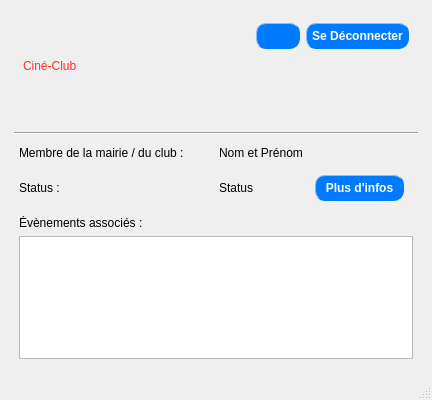
<?xml version="1.0" encoding="UTF-8"?>
<ui version="4.0">
 <author>Houssem Ben Mabrouk</author>
 <class>MainWindow</class>
 <widget class="QMainWindow" name="MainWindow">
  <property name="geometry">
   <rect>
    <x>0</x>
    <y>0</y>
    <width>432</width>
    <height>400</height>
   </rect>
  </property>
  <property name="windowTitle">
   <string>Ciné-Club</string>
  </property>
  <property name="styleSheet">
   <string notr="true">QLabel#titre{ 
	font: 28pt &quot;Lucida Calligraphy&quot;;
	color: rgb(255, 44, 47)
}
QLabel#authentification_label{
	font: bold
}
QPushButton {
	color: #fff;
	background-color: #007bff;
	border-style: outset;
	border-width: 1px;
	border-radius: 10px;
	border-color: #007bff;
	font: bold 12px;
	padding: 5px;
}
QPushButton:hover {
	background-color: #0069d9;
	border-color: #0062cc
}
QPushButton#detailsEventBtn {
	background-color: #17a2b8;
	border-color: #17a2b8;
}
QPushButton:hover#detailsEventBtn {
	background-color: #138496;
	border-color: #117a8b;
}
QLineEdit {
	color: #495057;
	background-color: #fff;
	border: 1px solid #ced4da;
	border-radius: 2px;
	padding: 4 1px;
}</string>
  </property>
  <widget class="QWidget" name="centralwidget">
   <property name="autoFillBackground">
    <bool>false</bool>
   </property>
   <property name="styleSheet">
    <string notr="true"/>
   </property>
   <layout class="QGridLayout" name="gridLayout_4">
    <item row="0" column="0">
     <layout class="QVBoxLayout" name="container" stretch="1,0,2">
      <property name="leftMargin">
       <number>5</number>
      </property>
      <property name="topMargin">
       <number>5</number>
      </property>
      <property name="rightMargin">
       <number>5</number>
      </property>
      <property name="bottomMargin">
       <number>5</number>
      </property>
      <item>
       <widget class="QWidget" name="header_container" native="true">
        <layout class="QGridLayout" name="gridLayout_3" columnstretch="1,1">
         <property name="topMargin">
          <number>0</number>
         </property>
         <property name="rightMargin">
          <number>0</number>
         </property>
         <item row="0" column="0">
          <widget class="QLabel" name="titre">
           <property name="sizePolicy">
            <sizepolicy hsizetype="Expanding" vsizetype="Minimum">
             <horstretch>0</horstretch>
             <verstretch>0</verstretch>
            </sizepolicy>
           </property>
           <property name="text">
            <string>Ciné-Club</string>
           </property>
          </widget>
         </item>
         <item row="0" column="1" alignment="Qt::AlignRight|Qt::AlignTop">
          <widget class="QWidget" name="header_buttons_widget" native="true">
           <layout class="QHBoxLayout" name="horizontalLayout_2">
            <item alignment="Qt::AlignRight|Qt::AlignTop">
             <widget class="QPushButton" name="profile_btn">
              <property name="sizePolicy">
               <sizepolicy hsizetype="Fixed" vsizetype="Fixed">
                <horstretch>0</horstretch>
                <verstretch>0</verstretch>
               </sizepolicy>
              </property>
              <property name="baseSize">
               <size>
                <width>80</width>
                <height>80</height>
               </size>
              </property>
              <property name="text">
               <string notr="true"/>
              </property>
              <property name="iconSize">
               <size>
                <width>80</width>
                <height>80</height>
               </size>
              </property>
             </widget>
            </item>
            <item alignment="Qt::AlignRight|Qt::AlignTop">
             <widget class="QPushButton" name="disconnect_btn">
              <property name="text">
               <string>Se Déconnecter</string>
              </property>
             </widget>
            </item>
           </layout>
          </widget>
         </item>
        </layout>
       </widget>
      </item>
      <item>
       <widget class="Line" name="line">
        <property name="sizePolicy">
         <sizepolicy hsizetype="Expanding" vsizetype="Fixed">
          <horstretch>0</horstretch>
          <verstretch>0</verstretch>
         </sizepolicy>
        </property>
        <property name="frameShadow">
         <enum>QFrame::Sunken</enum>
        </property>
        <property name="orientation">
         <enum>Qt::Horizontal</enum>
        </property>
       </widget>
      </item>
      <item>
       <layout class="QGridLayout" name="form_grid" rowstretch="0,0,0,0" columnstretch="0,0">
        <property name="leftMargin">
         <number>5</number>
        </property>
        <property name="topMargin">
         <number>5</number>
        </property>
        <property name="rightMargin">
         <number>5</number>
        </property>
        <property name="bottomMargin">
         <number>5</number>
        </property>
        <item row="0" column="0">
         <widget class="QLabel" name="nom_prenom_label">
          <property name="text">
           <string>Membre de la mairie / du club :</string>
          </property>
         </widget>
        </item>
        <item row="2" column="0">
         <widget class="QLabel" name="evenements_label">
          <property name="text">
           <string>Évènements associés :</string>
          </property>
          <property name="buddy">
           <cstring>events_list_widget</cstring>
          </property>
         </widget>
        </item>
        <item row="1" column="1">
         <widget class="QWidget" name="widget" native="true">
          <layout class="QHBoxLayout" name="horizontalLayout">
           <property name="leftMargin">
            <number>0</number>
           </property>
           <item>
            <widget class="QLabel" name="status_value">
             <property name="text">
              <string>Status</string>
             </property>
             <property name="buddy">
              <cstring>pushButton</cstring>
             </property>
            </widget>
           </item>
           <item>
            <widget class="QPushButton" name="pushButton">
             <property name="text">
              <string>Plus d'infos</string>
             </property>
            </widget>
           </item>
          </layout>
         </widget>
        </item>
        <item row="1" column="0">
         <widget class="QLabel" name="status_label">
          <property name="text">
           <string>Status :</string>
          </property>
         </widget>
        </item>
        <item row="0" column="1">
         <widget class="QLabel" name="nom_prenom_value">
          <property name="text">
           <string>Nom et Prénom</string>
          </property>
         </widget>
        </item>
        <item row="3" column="0" colspan="2">
         <widget class="QListWidget" name="events_list_widget"/>
        </item>
       </layout>
      </item>
     </layout>
    </item>
   </layout>
  </widget>
  <widget class="QMenuBar" name="menubar">
   <property name="geometry">
    <rect>
     <x>0</x>
     <y>0</y>
     <width>432</width>
     <height>21</height>
    </rect>
   </property>
  </widget>
  <widget class="QStatusBar" name="statusbar"/>
 </widget>
 <tabstops>
  <tabstop>profile_btn</tabstop>
  <tabstop>disconnect_btn</tabstop>
  <tabstop>pushButton</tabstop>
  <tabstop>events_list_widget</tabstop>
 </tabstops>
 <resources/>
 <connections/>
</ui>
